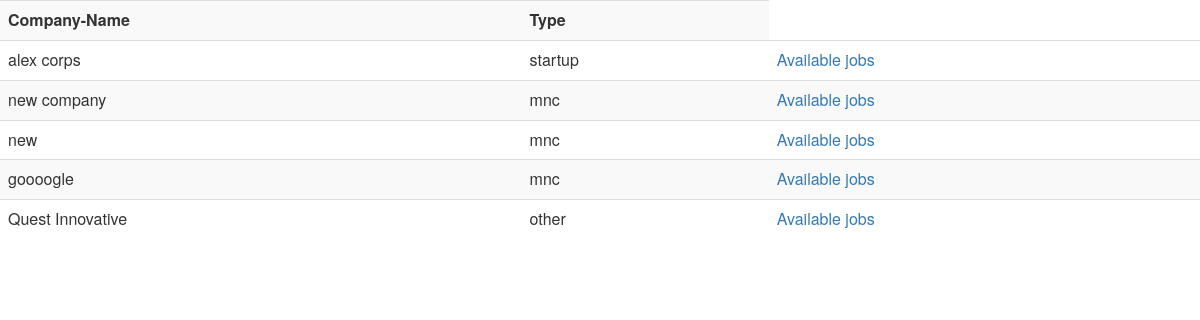
Screenshot of /company.php with the database file from the repository.
### tables this page shows
CREATE TABLE `company` (
  `cid` int(11) NOT NULL,
  `name` varchar(50) NOT NULL,
  `type` varchar(20) NOT NULL,
  `logid` int(11) NOT NULL
);

### company.php (the view)
<link type="text/css" href="../PHP/boot3/css/bootstrap.css" rel="stylesheet">
<table class="table table-striped">
    <th>Company-Name</th>
    <th>Type</th>
    <?php
$connect=mysqli_connect("localhost","root","","job");
$query="select * from company";
$output=mysqli_query($connect,$query);
while($row=mysqli_fetch_array($output))
{
    echo '<tr>';
    echo '<td>'.$row['name'].'</td>';
    echo '<td>'.$row['type'].'</td>';
    echo "<td><a href=joblist.php?cid=".$row['cid'].">Available jobs</a></td>";
    echo '</tr>';
}
 ?>
</table>

### rows the page displays
company: name "alex corps", type "startup"
company: name "new company", type "mnc"
company: name "new", type "mnc"
company: name "goooogle", type "mnc"
company: name "Quest Innovative", type "other"
